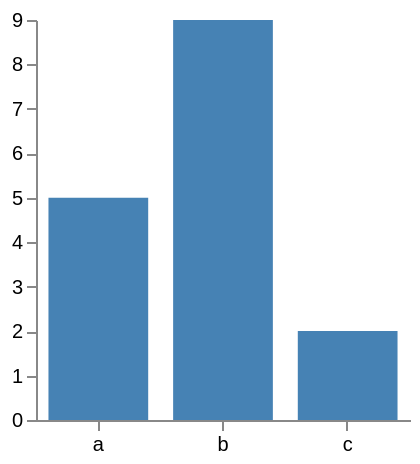

Specify this chart in Vega-Lite:
### Vega specification from a JSON file in a GitHub repository (floating-point values rounded to 4 significant figures)
{"$schema": "https://vega.github.io/schema/vega/v6.json", "width": 200, "height": 200, "padding": 5, "autosize": "fit-x", "data": [{"name": "table", "values": [{"c": "a", "v": 5}, {"c": "b", "v": 9}, {"c": "c", "v": 2}]}], "scales": [{"name": "xscale", "type": "band", "domain": {"data": "table", "field": "c"}, "range": "width", "paddingOuter": 0.1, "paddingInner": 0.2}, {"name": "yscale", "type": "linear", "domain": {"data": "table", "field": "v"}, "range": "height", "zero": true, "nice": true}], "axes": [{"orient": "bottom", "scale": "xscale"}, {"orient": "left", "scale": "yscale"}], "marks": [{"type": "rect", "from": {"data": "table"}, "encode": {"update": {"x": {"scale": "xscale", "field": "c"}, "width": {"scale": "xscale", "band": 1}, "y": {"scale": "yscale", "field": "v"}, "y2": {"scale": "yscale", "value": 0}, "fill": {"value": "steelblue"}}}}]}
